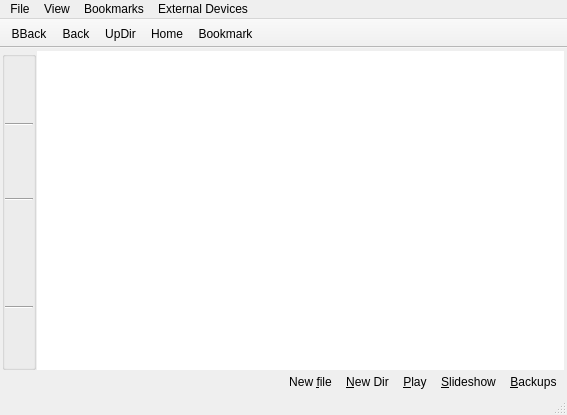
<?xml version="1.0" encoding="UTF-8"?>
<ui version="4.0">
 <class>MainUI</class>
 <widget class="QMainWindow" name="MainUI">
  <property name="geometry">
   <rect>
    <x>0</x>
    <y>0</y>
    <width>567</width>
    <height>415</height>
   </rect>
  </property>
  <property name="windowTitle">
   <string>Insight</string>
  </property>
  <widget class="QWidget" name="centralwidget">
   <layout class="QHBoxLayout" name="horizontalLayout_2">
    <property name="leftMargin">
     <number>1</number>
    </property>
    <property name="topMargin">
     <number>1</number>
    </property>
    <property name="rightMargin">
     <number>1</number>
    </property>
    <property name="bottomMargin">
     <number>1</number>
    </property>
    <item>
     <widget class="QStackedWidget" name="stackedWidget">
      <property name="currentIndex">
       <number>0</number>
      </property>
      <widget class="QWidget" name="page_browser">
       <layout class="QGridLayout" name="gridLayout">
        <property name="leftMargin">
         <number>1</number>
        </property>
        <property name="topMargin">
         <number>2</number>
        </property>
        <property name="rightMargin">
         <number>2</number>
        </property>
        <property name="bottomMargin">
         <number>0</number>
        </property>
        <property name="spacing">
         <number>1</number>
        </property>
        <item row="0" column="1">
         <layout class="QVBoxLayout" name="verticalLayout_browser">
          <property name="spacing">
           <number>0</number>
          </property>
          <item>
           <widget class="QListView" name="list_dir_view">
            <property name="contextMenuPolicy">
             <enum>Qt::CustomContextMenu</enum>
            </property>
            <property name="frameShape">
             <enum>QFrame::NoFrame</enum>
            </property>
            <property name="showDropIndicator" stdset="0">
             <bool>true</bool>
            </property>
            <property name="dragEnabled">
             <bool>true</bool>
            </property>
            <property name="dragDropMode">
             <enum>QAbstractItemView::InternalMove</enum>
            </property>
            <property name="defaultDropAction">
             <enum>Qt::MoveAction</enum>
            </property>
            <property name="selectionMode">
             <enum>QAbstractItemView::ExtendedSelection</enum>
            </property>
            <property name="textElideMode">
             <enum>Qt::ElideRight</enum>
            </property>
            <property name="isWrapping" stdset="0">
             <bool>true</bool>
            </property>
            <property name="resizeMode">
             <enum>QListView::Adjust</enum>
            </property>
            <property name="layoutMode">
             <enum>QListView::SinglePass</enum>
            </property>
            <property name="spacing">
             <number>1</number>
            </property>
            <property name="uniformItemSizes">
             <bool>false</bool>
            </property>
            <property name="batchSize">
             <number>10</number>
            </property>
            <property name="wordWrap">
             <bool>true</bool>
            </property>
            <property name="selectionRectVisible">
             <bool>true</bool>
            </property>
           </widget>
          </item>
          <item>
           <widget class="QTreeView" name="tree_dir_view">
            <property name="contextMenuPolicy">
             <enum>Qt::CustomContextMenu</enum>
            </property>
            <property name="frameShape">
             <enum>QFrame::NoFrame</enum>
            </property>
            <property name="frameShadow">
             <enum>QFrame::Sunken</enum>
            </property>
            <property name="showDropIndicator" stdset="0">
             <bool>true</bool>
            </property>
            <property name="dragEnabled">
             <bool>true</bool>
            </property>
            <property name="dragDropMode">
             <enum>QAbstractItemView::InternalMove</enum>
            </property>
            <property name="defaultDropAction">
             <enum>Qt::MoveAction</enum>
            </property>
            <property name="selectionMode">
             <enum>QAbstractItemView::ExtendedSelection</enum>
            </property>
            <property name="indentation">
             <number>0</number>
            </property>
            <property name="rootIsDecorated">
             <bool>false</bool>
            </property>
            <property name="uniformRowHeights">
             <bool>true</bool>
            </property>
            <property name="itemsExpandable">
             <bool>false</bool>
            </property>
            <property name="sortingEnabled">
             <bool>true</bool>
            </property>
            <property name="expandsOnDoubleClick">
             <bool>false</bool>
            </property>
            <attribute name="headerCascadingSectionResizes">
             <bool>true</bool>
            </attribute>
            <attribute name="headerMinimumSectionSize">
             <number>30</number>
            </attribute>
            <attribute name="headerStretchLastSection">
             <bool>true</bool>
            </attribute>
           </widget>
          </item>
         </layout>
        </item>
        <item row="0" column="0">
         <widget class="QGroupBox" name="group_actions">
          <property name="title">
           <string/>
          </property>
          <layout class="QVBoxLayout" name="verticalLayout_3">
           <property name="leftMargin">
            <number>0</number>
           </property>
           <property name="topMargin">
            <number>0</number>
           </property>
           <property name="rightMargin">
            <number>0</number>
           </property>
           <property name="bottomMargin">
            <number>0</number>
           </property>
           <item>
            <widget class="QToolButton" name="tool_act_run">
             <property name="toolTip">
              <string>Open item</string>
             </property>
             <property name="statusTip">
              <string>Open item</string>
             </property>
             <property name="text">
              <string notr="true"/>
             </property>
             <property name="iconSize">
              <size>
               <width>20</width>
               <height>20</height>
              </size>
             </property>
             <property name="toolButtonStyle">
              <enum>Qt::ToolButtonIconOnly</enum>
             </property>
             <property name="autoRaise">
              <bool>true</bool>
             </property>
            </widget>
           </item>
           <item>
            <widget class="QToolButton" name="tool_act_runwith">
             <property name="toolTip">
              <string>Open item (select application)</string>
             </property>
             <property name="statusTip">
              <string>Open item (select application)</string>
             </property>
             <property name="text">
              <string notr="true"/>
             </property>
             <property name="iconSize">
              <size>
               <width>20</width>
               <height>20</height>
              </size>
             </property>
             <property name="autoRaise">
              <bool>true</bool>
             </property>
            </widget>
           </item>
           <item>
            <widget class="Line" name="line_5">
             <property name="orientation">
              <enum>Qt::Horizontal</enum>
             </property>
            </widget>
           </item>
           <item>
            <widget class="QToolButton" name="tool_act_fav">
             <property name="toolTip">
              <string>Add item to personal favorites</string>
             </property>
             <property name="statusTip">
              <string>Add item to personal favorites</string>
             </property>
             <property name="text">
              <string notr="true"/>
             </property>
             <property name="iconSize">
              <size>
               <width>20</width>
               <height>20</height>
              </size>
             </property>
             <property name="autoRaise">
              <bool>true</bool>
             </property>
            </widget>
           </item>
           <item>
            <widget class="QToolButton" name="tool_act_rename">
             <property name="toolTip">
              <string>Rename item</string>
             </property>
             <property name="statusTip">
              <string>Rename item</string>
             </property>
             <property name="text">
              <string notr="true"/>
             </property>
             <property name="iconSize">
              <size>
               <width>20</width>
               <height>20</height>
              </size>
             </property>
             <property name="autoRaise">
              <bool>true</bool>
             </property>
            </widget>
           </item>
           <item>
            <widget class="Line" name="line_7">
             <property name="orientation">
              <enum>Qt::Horizontal</enum>
             </property>
            </widget>
           </item>
           <item>
            <widget class="QToolButton" name="tool_act_cut">
             <property name="toolTip">
              <string>Cut items</string>
             </property>
             <property name="statusTip">
              <string>Cut items (add to the clipboard)</string>
             </property>
             <property name="text">
              <string notr="true"/>
             </property>
             <property name="iconSize">
              <size>
               <width>20</width>
               <height>20</height>
              </size>
             </property>
             <property name="autoRaise">
              <bool>true</bool>
             </property>
            </widget>
           </item>
           <item>
            <widget class="QToolButton" name="tool_act_copy">
             <property name="toolTip">
              <string>Copy items</string>
             </property>
             <property name="statusTip">
              <string>Copy items to the clipboard</string>
             </property>
             <property name="text">
              <string/>
             </property>
             <property name="iconSize">
              <size>
               <width>20</width>
               <height>20</height>
              </size>
             </property>
             <property name="autoRaise">
              <bool>true</bool>
             </property>
            </widget>
           </item>
           <item>
            <widget class="QToolButton" name="tool_act_paste">
             <property name="toolTip">
              <string>Paste items from clipboard</string>
             </property>
             <property name="statusTip">
              <string>Paste items from clipboard</string>
             </property>
             <property name="text">
              <string notr="true"/>
             </property>
             <property name="iconSize">
              <size>
               <width>20</width>
               <height>20</height>
              </size>
             </property>
             <property name="autoRaise">
              <bool>true</bool>
             </property>
            </widget>
           </item>
           <item>
            <widget class="Line" name="line_6">
             <property name="orientation">
              <enum>Qt::Horizontal</enum>
             </property>
            </widget>
           </item>
           <item>
            <widget class="QToolButton" name="tool_act_rm">
             <property name="toolTip">
              <string>Delete Items</string>
             </property>
             <property name="statusTip">
              <string>Delete Items</string>
             </property>
             <property name="text">
              <string/>
             </property>
             <property name="iconSize">
              <size>
               <width>20</width>
               <height>20</height>
              </size>
             </property>
             <property name="autoRaise">
              <bool>true</bool>
             </property>
            </widget>
           </item>
           <item>
            <spacer name="verticalSpacer">
             <property name="orientation">
              <enum>Qt::Vertical</enum>
             </property>
             <property name="sizeHint" stdset="0">
              <size>
               <width>20</width>
               <height>40</height>
              </size>
             </property>
            </spacer>
           </item>
          </layout>
         </widget>
        </item>
        <item row="1" column="0" colspan="2">
         <layout class="QHBoxLayout" name="horizontalLayout_4">
          <property name="spacing">
           <number>0</number>
          </property>
          <item>
           <widget class="QLabel" name="label_dir_stats">
            <property name="sizePolicy">
             <sizepolicy hsizetype="Preferred" vsizetype="Preferred">
              <horstretch>0</horstretch>
              <verstretch>0</verstretch>
             </sizepolicy>
            </property>
            <property name="font">
             <font>
              <weight>75</weight>
              <bold>true</bold>
             </font>
            </property>
            <property name="text">
             <string notr="true"/>
            </property>
           </widget>
          </item>
          <item>
           <widget class="QToolButton" name="tool_addNewFile">
            <property name="statusTip">
             <string>Create a new file</string>
            </property>
            <property name="text">
             <string>New &amp;file</string>
            </property>
            <property name="popupMode">
             <enum>QToolButton::InstantPopup</enum>
            </property>
            <property name="toolButtonStyle">
             <enum>Qt::ToolButtonTextBesideIcon</enum>
            </property>
            <property name="autoRaise">
             <bool>true</bool>
            </property>
           </widget>
          </item>
          <item>
           <widget class="QToolButton" name="tool_addToDir">
            <property name="focusPolicy">
             <enum>Qt::NoFocus</enum>
            </property>
            <property name="statusTip">
             <string>Create a new subdirectory</string>
            </property>
            <property name="text">
             <string notr="true">&amp;New Dir</string>
            </property>
            <property name="shortcut">
             <string>Ctrl+N</string>
            </property>
            <property name="popupMode">
             <enum>QToolButton::InstantPopup</enum>
            </property>
            <property name="toolButtonStyle">
             <enum>Qt::ToolButtonTextBesideIcon</enum>
            </property>
            <property name="autoRaise">
             <bool>true</bool>
            </property>
           </widget>
          </item>
          <item>
           <widget class="QToolButton" name="tool_goToPlayer">
            <property name="focusPolicy">
             <enum>Qt::NoFocus</enum>
            </property>
            <property name="toolTip">
             <string>Open Multimedia Player</string>
            </property>
            <property name="statusTip">
             <string>Play any multimedia files in this directory</string>
            </property>
            <property name="text">
             <string>&amp;Play</string>
            </property>
            <property name="shortcut">
             <string>Ctrl+P, Ctrl+S</string>
            </property>
            <property name="toolButtonStyle">
             <enum>Qt::ToolButtonTextBesideIcon</enum>
            </property>
            <property name="autoRaise">
             <bool>true</bool>
            </property>
           </widget>
          </item>
          <item>
           <widget class="QToolButton" name="tool_goToImages">
            <property name="focusPolicy">
             <enum>Qt::NoFocus</enum>
            </property>
            <property name="toolTip">
             <string>View Slideshow</string>
            </property>
            <property name="statusTip">
             <string>View all the images in this directory as a slideshow</string>
            </property>
            <property name="text">
             <string>&amp;Slideshow</string>
            </property>
            <property name="shortcut">
             <string>Ctrl+S</string>
            </property>
            <property name="toolButtonStyle">
             <enum>Qt::ToolButtonTextBesideIcon</enum>
            </property>
            <property name="autoRaise">
             <bool>true</bool>
            </property>
           </widget>
          </item>
          <item>
           <widget class="QToolButton" name="tool_goToRestore">
            <property name="focusPolicy">
             <enum>Qt::NoFocus</enum>
            </property>
            <property name="toolTip">
             <string>Restore File(s)</string>
            </property>
            <property name="statusTip">
             <string>Restore old versions of files or directories</string>
            </property>
            <property name="text">
             <string>&amp;Backups</string>
            </property>
            <property name="shortcut">
             <string>Ctrl+B</string>
            </property>
            <property name="toolButtonStyle">
             <enum>Qt::ToolButtonTextBesideIcon</enum>
            </property>
            <property name="autoRaise">
             <bool>true</bool>
            </property>
           </widget>
          </item>
         </layout>
        </item>
       </layout>
      </widget>
      <widget class="QWidget" name="page_audioPlayer">
       <layout class="QVBoxLayout" name="verticalLayout_2">
        <item>
         <layout class="QHBoxLayout" name="horizontalLayout">
          <item>
           <widget class="QCheckBox" name="check_player_gotonext">
            <property name="sizePolicy">
             <sizepolicy hsizetype="Minimum" vsizetype="Fixed">
              <horstretch>0</horstretch>
              <verstretch>0</verstretch>
             </sizepolicy>
            </property>
            <property name="text">
             <string>Go To Next</string>
            </property>
            <property name="checked">
             <bool>true</bool>
            </property>
           </widget>
          </item>
          <item>
           <widget class="Line" name="line_3">
            <property name="sizePolicy">
             <sizepolicy hsizetype="Minimum" vsizetype="Fixed">
              <horstretch>0</horstretch>
              <verstretch>0</verstretch>
             </sizepolicy>
            </property>
            <property name="minimumSize">
             <size>
              <width>30</width>
              <height>0</height>
             </size>
            </property>
            <property name="orientation">
             <enum>Qt::Horizontal</enum>
            </property>
           </widget>
          </item>
          <item>
           <widget class="QToolButton" name="tool_player_prev">
            <property name="text">
             <string notr="true">prev</string>
            </property>
            <property name="autoRaise">
             <bool>true</bool>
            </property>
           </widget>
          </item>
          <item>
           <widget class="QComboBox" name="combo_player_list">
            <property name="sizePolicy">
             <sizepolicy hsizetype="Expanding" vsizetype="Fixed">
              <horstretch>0</horstretch>
              <verstretch>0</verstretch>
             </sizepolicy>
            </property>
           </widget>
          </item>
          <item>
           <widget class="QToolButton" name="tool_player_next">
            <property name="text">
             <string notr="true">next</string>
            </property>
            <property name="autoRaise">
             <bool>true</bool>
            </property>
           </widget>
          </item>
         </layout>
        </item>
        <item>
         <layout class="QHBoxLayout" name="videoLayout">
          <item>
           <widget class="QLabel" name="label_player_novideo">
            <property name="sizePolicy">
             <sizepolicy hsizetype="Expanding" vsizetype="Expanding">
              <horstretch>0</horstretch>
              <verstretch>0</verstretch>
             </sizepolicy>
            </property>
            <property name="font">
             <font>
              <pointsize>13</pointsize>
              <weight>75</weight>
              <bold>true</bold>
             </font>
            </property>
            <property name="styleSheet">
             <string notr="true">background: black; color: white;</string>
            </property>
            <property name="text">
             <string>(No Running Video)</string>
            </property>
            <property name="alignment">
             <set>Qt::AlignCenter</set>
            </property>
           </widget>
          </item>
         </layout>
        </item>
        <item>
         <layout class="QHBoxLayout" name="videoControlLayout">
          <item>
           <widget class="QToolButton" name="tool_player_play">
            <property name="text">
             <string notr="true">play</string>
            </property>
            <property name="autoRaise">
             <bool>true</bool>
            </property>
           </widget>
          </item>
          <item>
           <widget class="QToolButton" name="tool_player_pause">
            <property name="text">
             <string notr="true">pause</string>
            </property>
            <property name="autoRaise">
             <bool>true</bool>
            </property>
           </widget>
          </item>
          <item>
           <widget class="QToolButton" name="tool_player_stop">
            <property name="text">
             <string notr="true">stop</string>
            </property>
            <property name="autoRaise">
             <bool>true</bool>
            </property>
           </widget>
          </item>
          <item>
           <widget class="Line" name="line_4">
            <property name="minimumSize">
             <size>
              <width>30</width>
              <height>0</height>
             </size>
            </property>
            <property name="orientation">
             <enum>Qt::Horizontal</enum>
            </property>
           </widget>
          </item>
          <item>
           <widget class="QLabel" name="label_player_runstats">
            <property name="text">
             <string notr="true">?/?</string>
            </property>
           </widget>
          </item>
         </layout>
        </item>
       </layout>
      </widget>
      <widget class="QWidget" name="page_image_view">
       <layout class="QVBoxLayout" name="verticalLayout">
        <item>
         <layout class="QHBoxLayout" name="horizontalLayout_5">
          <item>
           <layout class="QVBoxLayout" name="verticalLayout_4">
            <item>
             <widget class="QToolButton" name="tool_image_remove">
              <property name="toolTip">
               <string>Delete this image file</string>
              </property>
              <property name="text">
               <string notr="true">...</string>
              </property>
              <property name="autoRaise">
               <bool>true</bool>
              </property>
             </widget>
            </item>
            <item>
             <widget class="Line" name="line_8">
              <property name="orientation">
               <enum>Qt::Horizontal</enum>
              </property>
             </widget>
            </item>
            <item>
             <widget class="QToolButton" name="tool_image_rotateleft">
              <property name="toolTip">
               <string>Rotate this image file counter-clockwise</string>
              </property>
              <property name="text">
               <string notr="true">...</string>
              </property>
              <property name="autoRaise">
               <bool>true</bool>
              </property>
             </widget>
            </item>
            <item>
             <widget class="QToolButton" name="tool_image_rotateright">
              <property name="toolTip">
               <string>Rotate this image file clockwise</string>
              </property>
              <property name="text">
               <string notr="true">...</string>
              </property>
              <property name="autoRaise">
               <bool>true</bool>
              </property>
             </widget>
            </item>
            <item>
             <spacer name="verticalSpacer_2">
              <property name="orientation">
               <enum>Qt::Vertical</enum>
              </property>
              <property name="sizeHint" stdset="0">
               <size>
                <width>20</width>
                <height>40</height>
               </size>
              </property>
             </spacer>
            </item>
           </layout>
          </item>
          <item>
           <widget class="QLabel" name="label_image">
            <property name="sizePolicy">
             <sizepolicy hsizetype="Expanding" vsizetype="Expanding">
              <horstretch>0</horstretch>
              <verstretch>0</verstretch>
             </sizepolicy>
            </property>
            <property name="styleSheet">
             <string notr="true">QLabel{ background: grey; }</string>
            </property>
            <property name="frameShape">
             <enum>QFrame::StyledPanel</enum>
            </property>
            <property name="frameShadow">
             <enum>QFrame::Raised</enum>
            </property>
            <property name="text">
             <string notr="true"/>
            </property>
            <property name="scaledContents">
             <bool>false</bool>
            </property>
            <property name="alignment">
             <set>Qt::AlignCenter</set>
            </property>
           </widget>
          </item>
         </layout>
        </item>
        <item>
         <layout class="QHBoxLayout" name="horizontalLayout_3">
          <item>
           <spacer name="horizontalSpacer">
            <property name="orientation">
             <enum>Qt::Horizontal</enum>
            </property>
            <property name="sizeHint" stdset="0">
             <size>
              <width>40</width>
              <height>20</height>
             </size>
            </property>
           </spacer>
          </item>
          <item>
           <widget class="QToolButton" name="tool_image_goBegin">
            <property name="focusPolicy">
             <enum>Qt::NoFocus</enum>
            </property>
            <property name="toolTip">
             <string>Go to Beginning</string>
            </property>
            <property name="text">
             <string>...</string>
            </property>
            <property name="shortcut">
             <string>Shift+Left</string>
            </property>
           </widget>
          </item>
          <item>
           <widget class="QToolButton" name="tool_image_goPrev">
            <property name="focusPolicy">
             <enum>Qt::NoFocus</enum>
            </property>
            <property name="toolTip">
             <string>Go to Previous</string>
            </property>
            <property name="text">
             <string>...</string>
            </property>
            <property name="shortcut">
             <string>Left</string>
            </property>
           </widget>
          </item>
          <item>
           <widget class="Line" name="line">
            <property name="sizePolicy">
             <sizepolicy hsizetype="Expanding" vsizetype="Fixed">
              <horstretch>0</horstretch>
              <verstretch>0</verstretch>
             </sizepolicy>
            </property>
            <property name="orientation">
             <enum>Qt::Horizontal</enum>
            </property>
           </widget>
          </item>
          <item>
           <widget class="QComboBox" name="combo_image_name">
            <property name="font">
             <font>
              <weight>75</weight>
              <bold>true</bold>
             </font>
            </property>
            <property name="focusPolicy">
             <enum>Qt::StrongFocus</enum>
            </property>
            <property name="frame">
             <bool>true</bool>
            </property>
            <item>
             <property name="text">
              <string>File Name</string>
             </property>
            </item>
           </widget>
          </item>
          <item>
           <widget class="QLabel" name="label_image_index">
            <property name="text">
             <string notr="true">1/10</string>
            </property>
            <property name="alignment">
             <set>Qt::AlignCenter</set>
            </property>
           </widget>
          </item>
          <item>
           <widget class="Line" name="line_2">
            <property name="sizePolicy">
             <sizepolicy hsizetype="Expanding" vsizetype="Fixed">
              <horstretch>0</horstretch>
              <verstretch>0</verstretch>
             </sizepolicy>
            </property>
            <property name="orientation">
             <enum>Qt::Horizontal</enum>
            </property>
           </widget>
          </item>
          <item>
           <widget class="QToolButton" name="tool_image_goNext">
            <property name="focusPolicy">
             <enum>Qt::NoFocus</enum>
            </property>
            <property name="toolTip">
             <string>Go to Next</string>
            </property>
            <property name="text">
             <string>...</string>
            </property>
            <property name="shortcut">
             <string>Right</string>
            </property>
           </widget>
          </item>
          <item>
           <widget class="QToolButton" name="tool_image_goEnd">
            <property name="focusPolicy">
             <enum>Qt::NoFocus</enum>
            </property>
            <property name="toolTip">
             <string>Go to End</string>
            </property>
            <property name="text">
             <string>...</string>
            </property>
            <property name="shortcut">
             <string>Shift+Right</string>
            </property>
           </widget>
          </item>
          <item>
           <spacer name="horizontalSpacer_2">
            <property name="orientation">
             <enum>Qt::Horizontal</enum>
            </property>
            <property name="sizeHint" stdset="0">
             <size>
              <width>40</width>
              <height>20</height>
             </size>
            </property>
           </spacer>
          </item>
         </layout>
        </item>
       </layout>
      </widget>
      <widget class="QWidget" name="page_zfs">
       <layout class="QVBoxLayout" name="verticalLayout_6">
        <item>
         <layout class="QHBoxLayout" name="horizontalLayout_7">
          <item>
           <widget class="QToolButton" name="tool_zfs_prevSnap">
            <property name="focusPolicy">
             <enum>Qt::NoFocus</enum>
            </property>
            <property name="text">
             <string>Older</string>
            </property>
            <property name="shortcut">
             <string>Left</string>
            </property>
            <property name="toolButtonStyle">
             <enum>Qt::ToolButtonTextUnderIcon</enum>
            </property>
           </widget>
          </item>
          <item>
           <layout class="QVBoxLayout" name="verticalLayout_5">
            <item>
             <widget class="QSlider" name="slider_zfs_snapshot">
              <property name="focusPolicy">
               <enum>Qt::NoFocus</enum>
              </property>
              <property name="maximum">
               <number>20</number>
              </property>
              <property name="orientation">
               <enum>Qt::Horizontal</enum>
              </property>
              <property name="tickPosition">
               <enum>QSlider::TicksAbove</enum>
              </property>
              <property name="tickInterval">
               <number>1</number>
              </property>
             </widget>
            </item>
            <item>
             <widget class="QLabel" name="label_zfs_snap">
              <property name="text">
               <string notr="true">Snapshot</string>
              </property>
              <property name="alignment">
               <set>Qt::AlignCenter</set>
              </property>
             </widget>
            </item>
           </layout>
          </item>
          <item>
           <widget class="QToolButton" name="tool_zfs_nextSnap">
            <property name="focusPolicy">
             <enum>Qt::NoFocus</enum>
            </property>
            <property name="text">
             <string>Newer</string>
            </property>
            <property name="shortcut">
             <string>Right</string>
            </property>
            <property name="toolButtonStyle">
             <enum>Qt::ToolButtonTextUnderIcon</enum>
            </property>
           </widget>
          </item>
         </layout>
        </item>
        <item>
         <widget class="QTreeView" name="tree_zfs_dir">
          <property name="focusPolicy">
           <enum>Qt::StrongFocus</enum>
          </property>
          <property name="frameShape">
           <enum>QFrame::NoFrame</enum>
          </property>
          <property name="selectionMode">
           <enum>QAbstractItemView::ExtendedSelection</enum>
          </property>
          <property name="selectionBehavior">
           <enum>QAbstractItemView::SelectRows</enum>
          </property>
          <property name="rootIsDecorated">
           <bool>false</bool>
          </property>
          <property name="itemsExpandable">
           <bool>false</bool>
          </property>
          <property name="sortingEnabled">
           <bool>true</bool>
          </property>
          <property name="expandsOnDoubleClick">
           <bool>false</bool>
          </property>
         </widget>
        </item>
        <item>
         <layout class="QHBoxLayout" name="horizontalLayout_8">
          <item>
           <widget class="QToolButton" name="tool_zfs_restoreItem">
            <property name="toolTip">
             <string>Restore Selected Item</string>
            </property>
            <property name="text">
             <string>&amp;Restore Selection</string>
            </property>
            <property name="shortcut">
             <string>Ctrl+R</string>
            </property>
            <property name="toolButtonStyle">
             <enum>Qt::ToolButtonTextBesideIcon</enum>
            </property>
           </widget>
          </item>
          <item>
           <spacer name="horizontalSpacer_3">
            <property name="orientation">
             <enum>Qt::Horizontal</enum>
            </property>
            <property name="sizeHint" stdset="0">
             <size>
              <width>40</width>
              <height>20</height>
             </size>
            </property>
           </spacer>
          </item>
          <item>
           <widget class="QCheckBox" name="check_zfs_overwrite">
            <property name="text">
             <string>&amp;Overwrite Existing Files</string>
            </property>
            <property name="shortcut">
             <string>Ctrl+O</string>
            </property>
           </widget>
          </item>
         </layout>
        </item>
       </layout>
      </widget>
     </widget>
    </item>
   </layout>
  </widget>
  <widget class="QMenuBar" name="menubar">
   <property name="geometry">
    <rect>
     <x>0</x>
     <y>0</y>
     <width>567</width>
     <height>20</height>
    </rect>
   </property>
   <widget class="QMenu" name="menuFile">
    <property name="title">
     <string>File</string>
    </property>
    <addaction name="actionNew_Tab"/>
    <addaction name="actionSearch"/>
    <addaction name="separator"/>
    <addaction name="actionClose"/>
   </widget>
   <widget class="QMenu" name="menuView">
    <property name="title">
     <string>View</string>
    </property>
    <addaction name="actionShow_Thumbnails"/>
    <addaction name="actionView_Hidden_Files"/>
    <addaction name="actionShow_Action_Buttons"/>
    <addaction name="separator"/>
   </widget>
   <widget class="QMenu" name="menuBookmarks">
    <property name="title">
     <string>Bookmarks</string>
    </property>
    <addaction name="actionManage_Bookmarks"/>
   </widget>
   <widget class="QMenu" name="menuExternal_Devices">
    <property name="title">
     <string>External Devices</string>
    </property>
    <addaction name="actionScan"/>
    <addaction name="separator"/>
   </widget>
   <addaction name="menuFile"/>
   <addaction name="menuView"/>
   <addaction name="menuBookmarks"/>
   <addaction name="menuExternal_Devices"/>
  </widget>
  <widget class="QStatusBar" name="statusbar"/>
  <widget class="QToolBar" name="toolBar">
   <property name="contextMenuPolicy">
    <enum>Qt::CustomContextMenu</enum>
   </property>
   <property name="windowTitle">
    <string>toolBar</string>
   </property>
   <property name="movable">
    <bool>false</bool>
   </property>
   <property name="floatable">
    <bool>false</bool>
   </property>
   <attribute name="toolBarArea">
    <enum>TopToolBarArea</enum>
   </attribute>
   <attribute name="toolBarBreak">
    <bool>false</bool>
   </attribute>
   <addaction name="actionBackToBrowser"/>
   <addaction name="actionBack"/>
   <addaction name="actionUpDir"/>
   <addaction name="actionHome"/>
   <addaction name="actionBookMark"/>
  </widget>
  <action name="actionNew_Tab">
   <property name="text">
    <string>New &amp;Tab</string>
   </property>
   <property name="shortcut">
    <string>Ctrl+T</string>
   </property>
  </action>
  <action name="actionClose">
   <property name="text">
    <string>Exit</string>
   </property>
   <property name="shortcut">
    <string>Ctrl+Q</string>
   </property>
   <property name="shortcutContext">
    <enum>Qt::ApplicationShortcut</enum>
   </property>
  </action>
  <action name="action_Preferences">
   <property name="text">
    <string>&amp;Preferences</string>
   </property>
  </action>
  <action name="actionUpDir">
   <property name="text">
    <string>UpDir</string>
   </property>
   <property name="toolTip">
    <string>Go up one directory</string>
   </property>
   <property name="shortcut">
    <string>Alt+Up</string>
   </property>
  </action>
  <action name="actionHome">
   <property name="text">
    <string>&amp;Home</string>
   </property>
   <property name="toolTip">
    <string>Go to your home directory</string>
   </property>
   <property name="shortcut">
    <string>Alt+H</string>
   </property>
  </action>
  <action name="actionView_Hidden_Files">
   <property name="checkable">
    <bool>true</bool>
   </property>
   <property name="checked">
    <bool>true</bool>
   </property>
   <property name="text">
    <string>Show Hidden Files</string>
   </property>
  </action>
  <action name="actionBack">
   <property name="text">
    <string>Back</string>
   </property>
   <property name="toolTip">
    <string>Back to directory</string>
   </property>
   <property name="shortcut">
    <string>Alt+Left</string>
   </property>
  </action>
  <action name="actionBookMark">
   <property name="text">
    <string>Bookmark</string>
   </property>
   <property name="toolTip">
    <string>Bookmark this directory</string>
   </property>
   <property name="shortcut">
    <string>Ctrl+D</string>
   </property>
  </action>
  <action name="actionScan">
   <property name="text">
    <string>Scan for Devices</string>
   </property>
  </action>
  <action name="actionBackToBrowser">
   <property name="text">
    <string notr="true">BBack</string>
   </property>
   <property name="iconText">
    <string notr="true">BBack</string>
   </property>
   <property name="toolTip">
    <string>Back to the system</string>
   </property>
   <property name="shortcut">
    <string>Alt+Left</string>
   </property>
  </action>
  <action name="actionManage_Bookmarks">
   <property name="enabled">
    <bool>true</bool>
   </property>
   <property name="text">
    <string>Manage Bookmarks</string>
   </property>
   <property name="whatsThis">
    <string notr="true"/>
   </property>
  </action>
  <action name="actionShow_Action_Buttons">
   <property name="checkable">
    <bool>true</bool>
   </property>
   <property name="checked">
    <bool>true</bool>
   </property>
   <property name="text">
    <string>Show Action Buttons</string>
   </property>
  </action>
  <action name="actionShow_Thumbnails">
   <property name="checkable">
    <bool>true</bool>
   </property>
   <property name="checked">
    <bool>true</bool>
   </property>
   <property name="text">
    <string>Load Thumbnails</string>
   </property>
  </action>
  <action name="actionSearch">
   <property name="text">
    <string>Search Directory</string>
   </property>
   <property name="shortcut">
    <string>Ctrl+F</string>
   </property>
  </action>
 </widget>
 <resources/>
 <connections/>
</ui>
